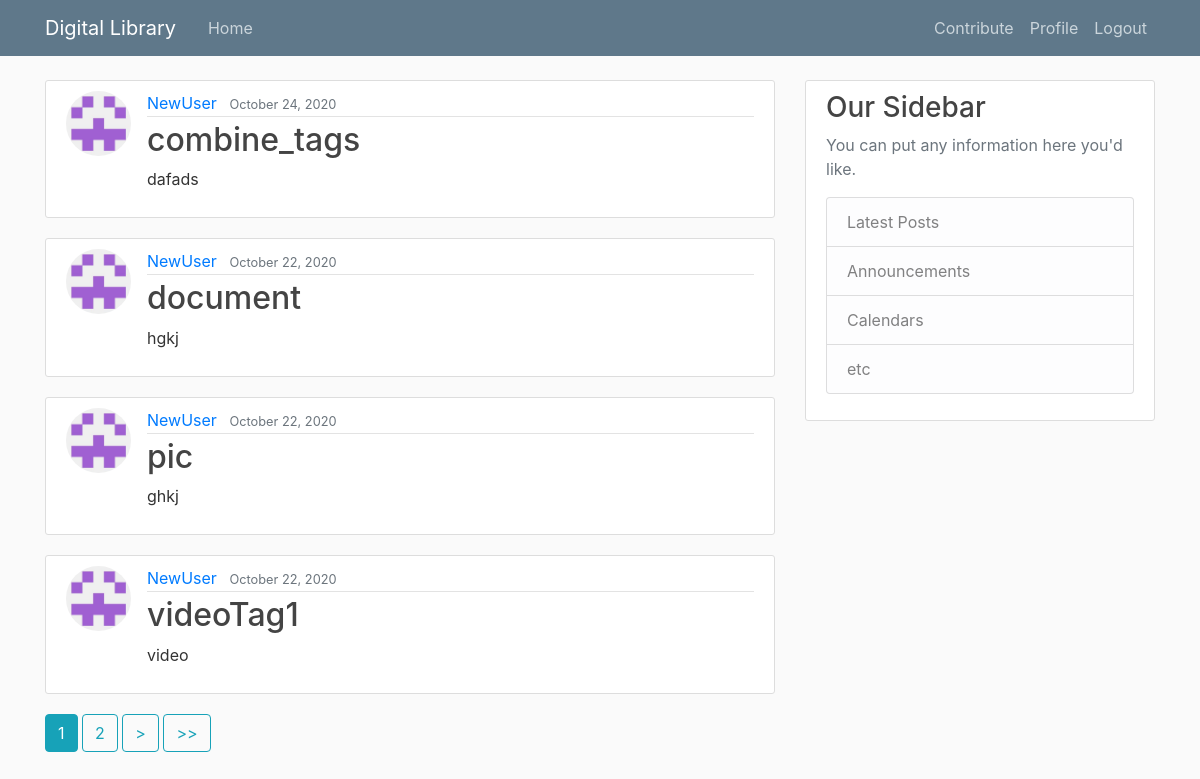
Page / (signed in) on the committed database.
### Storage/models.py (models this page shows, shortened)
class Upload(models.Model):
    title = models.CharField(max_length=50)
    content = models.TextField()
    date = models.DateTimeField(default=timezone.now)
    user = models.ForeignKey(User, on_delete=models.CASCADE)
    tags = models.ManyToManyField(Tag, help_text="Select the tags")

### Users/models.py (models this page shows, shortened)
class Profile(models.Model):
    user = models.OneToOneField(User, on_delete=models.CASCADE)
    image = models.ImageField(default='default.jpg', upload_to='profile_pics')

### Storage/views.py (the view)
# urls.py: path('', UploadListView.as_view(), name='Storage-workspace'),
class UploadListView(ListView):
    model = Upload
    template_name = 'Storage/home.html'
    context_object_name = 'uploads'
    ordering = ['-date']
    paginate_by = 4

### Storage/templates/Storage/home.html (shortened to what this page needs)
{% extends "Storage/base.html" %}
{% block content %}
    {% for upload in uploads %}
        <article class="media content-section">
            <img class="rounded-circle article-img" src="{{ upload.user.profile.image.url }}">
          <div class="media-body">
            <div class="article-metadata">
              <a class="mr-2" href="{% url 'User-uploads' upload.user.username %}">{{ upload.user }}</a>
              <small class="text-muted">{{ upload.date|date:"F d, Y" }}</small>
            </div>
            <h2><a class="article-title" href="{% url 'Content-detail' upload.id %}">{{ upload.title }}</a></h2>
            <p class="article-content">{{ upload.content }}</p>
          </div>
        </article>
    {% endfor %}
    {% if is_paginated %}
        {% for num in page_obj.paginator.page_range %}
            {% if page_obj.number == num %}
                <a class="btn btn-info mb-4" href="?page={{ num }}">{{ num }}</a>
            {% elif num > page_obj.number|add:'-3' and num < page_obj.number|add:'3' %}
                <a class="btn btn-outline-info mb-4" href="?page={{ num }}">{{ num }}</a>
            {% endif %}
        {% endfor %}
        {% if page_obj.has_next %}
            <a class="btn btn-outline-info mb-4" href="?page={{ page_obj.next_page_number}}"> > </a>
            <a class="btn btn-outline-info mb-4" href="?page={{ page_obj.paginator.num_pages }}"> >> </a>
        {% endif %}
    {% endif %}
{% endblock content%}

### Storage/static/Storage/main.css (style rules this page uses)
body { background: #fafafa; color: #333333; margin-top: 5rem; }
h1, h2, h3, h4, h5, h6 { color: #444444; }
.content-section { background: #ffffff; padding: 10px 20px; border: 1px solid #dddddd; border-radius: 3px; margin-bottom: 20px; }
.article-title { color: #444444; }
.article-content { white-space: pre-line; }
.article-img { height: 65px; width: 65px; margin-right: 16px; }
.article-metadata { padding-bottom: 1px; margin-bottom: 4px; border-bottom: 1px solid #e3e3e3 }

### rows in the picture
Upload: user.profile.image (placeholder picture), user "NewUser", date "October 24, 2020", title "combine_tags", content "dafads"
Upload: user.profile.image (placeholder picture), user "NewUser", date "October 22, 2020", title "document", content "hgkj"
Upload: user.profile.image (placeholder picture), user "NewUser", date "October 22, 2020", title "pic", content "ghkj"
Upload: user.profile.image (placeholder picture), user "NewUser", date "October 22, 2020", title "videoTag1", content "video"

### other values in the picture
{{ num }} "1"
{{ num }} "2"
